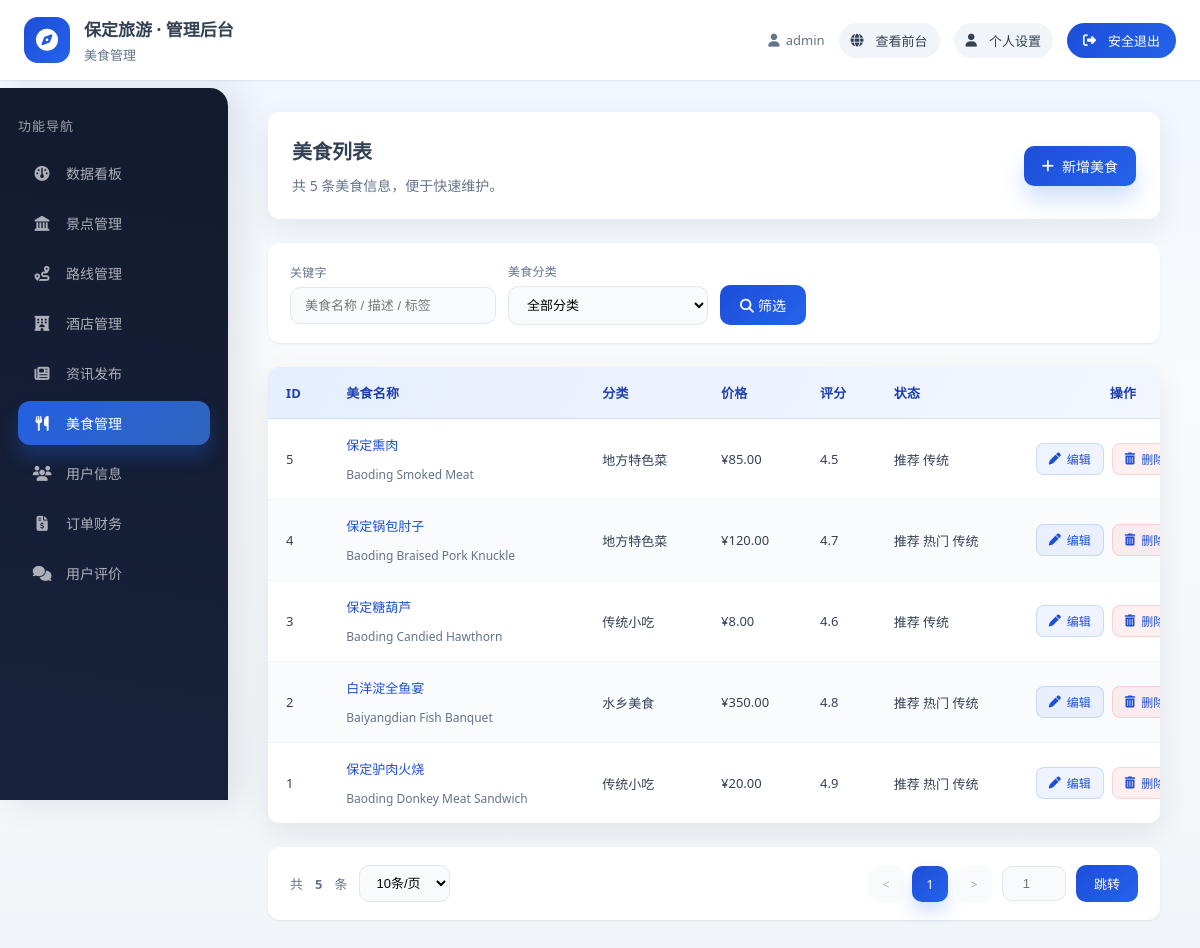
The app's page /admin_panel/foods/ (signed in), older data.
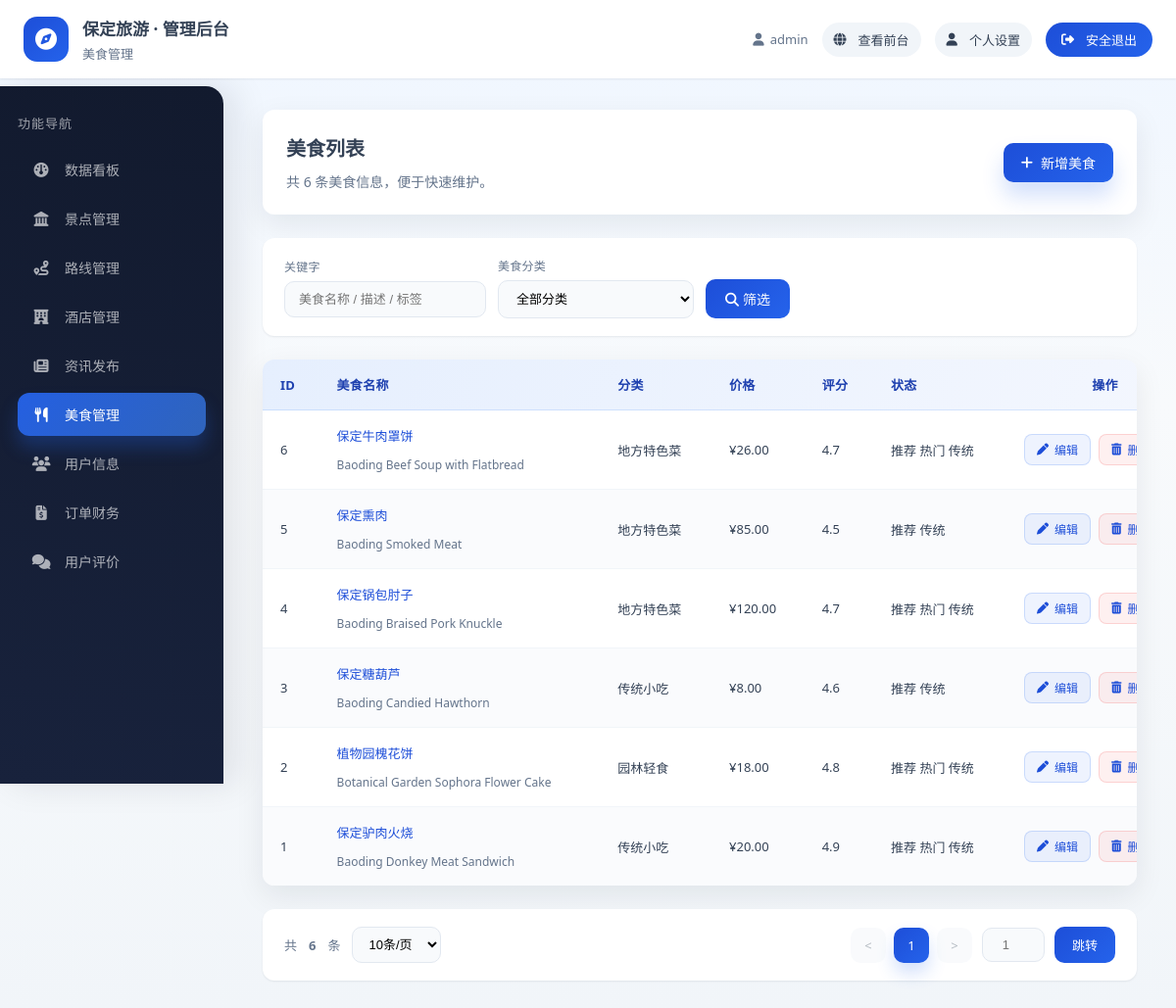
The same page, newer data.
### apps/foods/models.py (models this page shows, shortened)
class Food(models.Model):
    category = models.ForeignKey(
        FoodCategory,
        on_delete=models.SET_NULL,
        null=True,
        blank=True,
        related_name='foods',
        verbose_name="美食分类"
    )
    name = models.CharField(max_length=100, verbose_name="美食名称")
    english_name = models.CharField(max_length=100, blank=True, null=True, verbose_name="英文名称")
    description = models.TextField(verbose_name="美食介绍")
    ingredients = models.TextField(blank=True, null=True, verbose_name="主要食材")
    cooking_method = models.TextField(blank=True, null=True, verbose_name="制作方法")
    cultural_background = models.TextField(blank=True, null=True, verbose_name="文化背景")
    cover_image = models.ImageField(upload_to='food_covers/', verbose_name="封面图")
    price_range = models.CharField(max_length=50, blank=True, null=True, verbose_name="价格区间")
    average_price = models.DecimalField(max_digits=10, decimal_places=2, blank=True, null=True, verbose_name="平均价格")
    is_recommended = models.BooleanField(default=False, verbose_name="是否推荐")
    is_hot = models.BooleanField(default=False, verbose_name="是否热门")
    is_traditional = models.BooleanField(default=False, verbose_name="是否传统美食")
    rating = models.DecimalField(max_digits=3, decimal_places=1, default=5.0, verbose_name="评分")
    views_count = models.PositiveIntegerField(default=0, verbose_name="浏览次数")
    tags = models.CharField(max_length=200, blank=True, null=True, verbose_name="标签（用逗号分隔）")
    recommended_restaurants = models.TextField(blank=True, null=True, verbose_name="推荐餐厅（用换行分隔）")
    created_at = models.DateTimeField(auto_now_add=True, verbose_name="创建时间")
    updated_at = models.DateTimeField(auto_now=True, verbose_name="更新时间")
    display_order = models.PositiveIntegerField(default=0, verbose_name="显示顺序")
    class Meta:
        verbose_name = "美食"
        verbose_name_plural = verbose_name
        ordering = ['display_order', '-is_hot', '-is_recommended', '-rating', '-created_at']
        indexes = [
            models.Index(fields=['category', '-is_hot', '-rating']),
            models.Index(fields=['-created_at']),
        ]

class FoodCategory(models.Model):
    name = models.CharField(max_length=50, verbose_name="分类名称")
    description = models.TextField(blank=True, null=True, verbose_name="分类描述")
    icon = models.CharField(max_length=50, blank=True, null=True, verbose_name="图标类名（Font Awesome）")
    display_order = models.PositiveIntegerField(default=0, verbose_name="显示顺序")
    class Meta:
        verbose_name = "美食分类"
        verbose_name_plural = verbose_name
        ordering = ['display_order', 'name']

### apps/admin_panel/views.py (the view)
# urls.py: path('foods/', views.FoodsListView.as_view(), name='foods_list'),
class FoodsListView(LoginRequiredMixin, StaffRequiredMixin, TemplateView):
    template_name = "admin_panel/foods_list.html"
    login_url = '/users/login/'
    def get_context_data(self, **kwargs):
        context = super().get_context_data(**kwargs)
        query = Food.objects.select_related('category').all().order_by('-created_at')
        search = self.request.GET.get('search', '')
        if search:
            query = query.filter(
                Q(name__icontains=search) |
                Q(description__icontains=search) |
                Q(tags__icontains=search)
            )
        category_id = self.request.GET.get('category', '')
        if category_id:
            query = query.filter(category_id=category_id)
        try:
            per_page = int(self.request.GET.get('per_page', 10))
            if per_page not in [10, 20, 50]:
                per_page = 10
        except (ValueError, TypeError):
            per_page = 10
        paginator = Paginator(query, per_page)
        page_number = self.request.GET.get('page', 1)
        page_obj = paginator.get_page(page_number)
        context.update({
            'page_obj': page_obj,
            'paginator': paginator,
            'categories': FoodCategory.objects.all(),
            'search': search,
            'category_id': category_id,
            'per_page': per_page,
        })
        return context

### apps/admin_panel/views.py (called while the page is built)
    def test_func(self):
        return self.request.user.is_staff

### templates/admin_panel/foods_list.html (shortened to what the changed rows need)
{% extends "admin_panel/layout.html" %}
{% block content %}
<div class="page-header">
    <div>
        <h1>美食列表</h1>
        <p>共 {{ paginator.count }} 条美食信息，便于快速维护。</p>
    </div>
</div>
<div class="datatable">
    <table>
        <thead>
            <tr>
                <th>ID</th>
                <th>美食名称</th>
                <th>分类</th>
                <th>价格</th>
                <th>评分</th>
                <th>状态</th>
                <th style="text-align:center;">操作</th>
            </tr>
        </thead>
        <tbody>
            {% for food in page_obj %}
            <tr>
                <td>{{ food.id }}</td>
                <td>
                    <div class="cell-multi">
                        <a href="{% url 'admin_panel:food_edit' food.id %}">{{ food.name }}</a>
                        {% if food.english_name %}
                        <span class="cell-meta">{{ food.english_name }}</span>
                        {% endif %}
                    </div>
                </td>
                <td>{{ food.category.name|default:"-" }}</td>
                <td>
                    {% if food.average_price %}
                    ¥{{ food.average_price }}
                    {% elif food.price_range %}
                    {{ food.price_range }}
                    {% else %}
                    -
                    {% endif %}
                </td>
                <td>{{ food.rating }}</td>
                <td>
                    {% if food.is_recommended %}
                    <span class="badge badge-success">推荐</span>
                    {% endif %}
                    {% if food.is_hot %}
                    <span class="badge badge-warning">热门</span>
                    {% endif %}
                    {% if food.is_traditional %}
                    <span class="badge badge-info">传统</span>
                    {% endif %}
                </td>
                <td>
                    <div class="actions">
                        <a href="{% url 'admin_panel:food_edit' food.id %}" class="btn-action btn-edit">
                            <i class="fas fa-pen"></i> 编辑
                        </a>
                        <a href="{% url 'admin_panel:food_delete' food.id %}" class="btn-action btn-delete" onclick="return confirm('确定删除该美食？')">
                            <i class="fas fa-trash-alt"></i> 删除
                        </a>
                    </div>
                </td>
            </tr>
            {% empty %}
            <tr>
                <td colspan="7" class="empty-state">暂无数据</td>
            </tr>
            {% endfor %}
        </tbody>
    </table>
</div>
<div class="pagination-wrapper">
    <div class="pagination-info">
        共 <strong>{{ paginator.count }}</strong> 条
        <select onchange="location.href='?page=1&search={{ search }}&category={{ category_id }}&per_page=' + this.value">
            <option value="10" {% if per_page == 10 %}selected{% endif %}>10条/页</option>
        </select>
    </div>
    <div style="display: flex; align-items: center; gap: 10px;">
        <ul class="pagination">
            {% for num in paginator.page_range %}
                {% if num == page_obj.number %}
                <li class="page-item active"><span class="page-link">{{ num }}</span></li>
                {% elif num > page_obj.number|add:'-3' and num < page_obj.number|add:'3' %}
                <li class="page-item"><a class="page-link" href="?page={{ num }}&search={{ search }}&category={{ category_id }}&per_page={{ per_page }}">{{ num }}</a></li>
                {% endif %}
            {% endfor %}
        </ul>
    </div>
</div>
{% endblock %}

Row changes from the older to the newer data that the page shows:
added Food: id "6", name "保定牛肉罩饼", english_name "Baoding Beef Soup with Flatbread", category.name "地方特色菜", average_price "26.00", rating "4.7", is_recommended "推荐", is_hot "热门", is_traditional "传统"
changed Food id 2: name "白洋淀全鱼宴" → "植物园槐花饼"; english_name "Baiyangdian Fish Banquet" → "Botanical Garden Sophora Flower Cake"; category.name "水乡美食" → "园林轻食"; average_price "350.00" → "18.00"
Text that changed along with them:
{{ paginator.count }}: "5" → "6"
